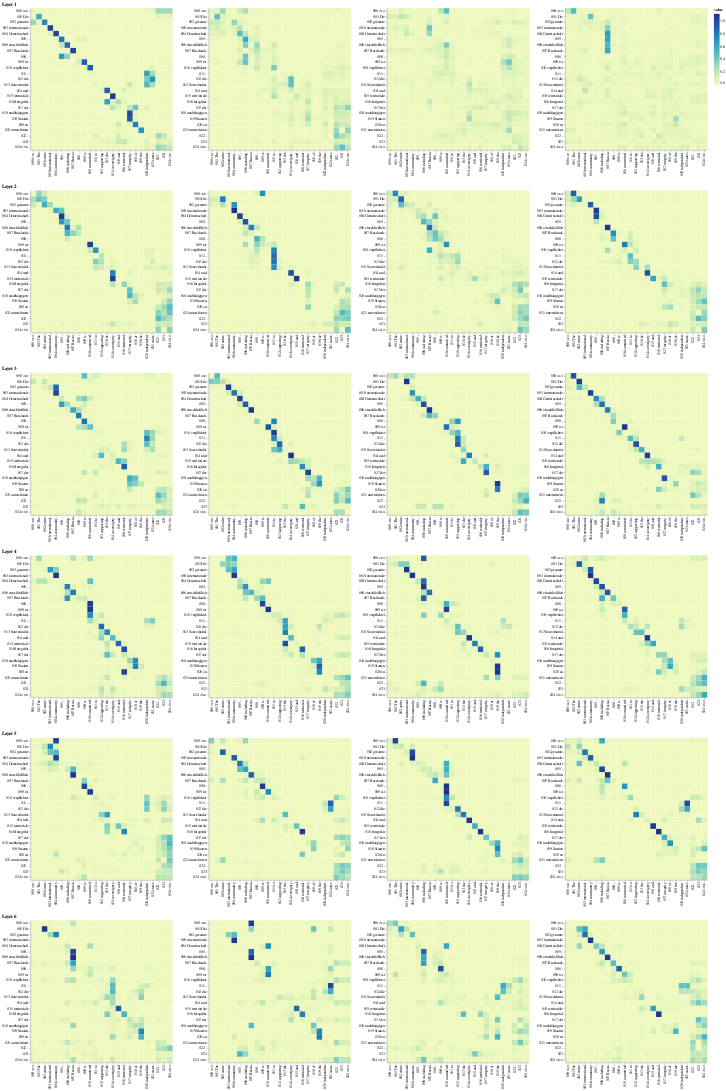

Notebook code cell kept with this figure:
### Code cell
def viz_decoder_src():
    model, example_data = run_model_example(n_examples=1)
    example = example_data[len(example_data) - 1]

    layer_viz = [
        visualize_layer(
            model,
            layer,
            get_decoder_src,
            max(len(example[1]), len(example[2])),
            example[1],
            example[2],
        )
        for layer in range(6)
    ]
    return alt.hconcat(
        layer_viz[0]
        & layer_viz[1]
        & layer_viz[2]
        & layer_viz[3]
        & layer_viz[4]
        & layer_viz[5]
    )


show_example(viz_decoder_src)

### Figure 1 — Vega-Lite specification as saved in the notebook (floating-point values rounded to 4 significant figures; data arrays with more than 128 entries replaced by an {"elided": "..."} marker saying what was removed)
{"config": {"view": {"continuousWidth": 400, "continuousHeight": 300}}, "hconcat": [{"vconcat": [{"hconcat": [{"data": {"name": "data-8e029ebe9d515f119a195b4f4f559a1b"}, "mark": "rect", "encoding": {"color": {"field": "value", "type": "quantitative"}, "tooltip": [{"field": "row", "type": "quantitative"}, {"field": "column", "type": "quantitative"}, {"field": "value", "type": "quantitative"}, {"field": "row_token", "type": "nominal"}, {"field": "col_token", "type": "nominal"}], "x": {"axis": {"title": ""}, "field": "col_token", "type": "nominal"}, "y": {"axis": {"title": ""}, "field": "row_token", "type": "nominal"}}, "height": 400, "selection": {"selector102": {"type": "interval", "bind": "scales", "encodings": ["x", "y"]}}, "width": 400}, {"data": {"name": "data-bf0dfd0484f5ce8a8e69a98e2d65135f"}, "mark": "rect", "encoding": {"color": {"field": "value", "type": "quantitative"}, "tooltip": [{"field": "row", "type": "quantitative"}, {"field": "column", "type": "quantitative"}, {"field": "value", "type": "quantitative"}, {"field": "row_token", "type": "nominal"}, {"field": "col_token", "type": "nominal"}], "x": {"axis": {"title": ""}, "field": "col_token", "type": "nominal"}, "y": {"axis": {"title": ""}, "field": "row_token", "type": "nominal"}}, "height": 400, "selection": {"selector104": {"type": "interval", "bind": "scales", "encodings": ["x", "y"]}}, "width": 400}, {"data": {"name": "data-55f35c16963467ee17b134107afb69a7"}, "mark": "rect", "encoding": {"color": {"field": "value", "type": "quantitative"}, "tooltip": [{"field": "row", "type": "quantitative"}, {"field": "column", "type": "quantitative"}, {"field": "value", "type": "quantitative"}, {"field": "row_token", "type": "nominal"}, {"field": "col_token", "type": "nominal"}], "x": {"axis": {"title": ""}, "field": "col_token", "type": "nominal"}, "y": {"axis": {"title": ""}, "field": "row_token", "type": "nominal"}}, "height": 400, "selection": {"selector106": {"type": "interval", "bind": "scales", "encodings": ["x", "y"]}}, "width": 400}, {"data": {"name": "data-555d98f7744b7d78f9ca57d6acfe5a15"}, "mark": "rect", "encoding": {"color": {"field": "value", "type": "quantitative"}, "tooltip": [{"field": "row", "type": "quantitative"}, {"field": "column", "type": "quantitative"}, {"field": "value", "type": "quantitative"}, {"field": "row_token", "type": "nominal"}, {"field": "col_token", "type": "nominal"}], "x": {"axis": {"title": ""}, "field": "col_token", "type": "nominal"}, "y": {"axis": {"title": ""}, "field": "row_token", "type": "nominal"}}, "height": 400, "selection": {"selector108": {"type": "interval", "bind": "scales", "encodings": ["x", "y"]}}, "width": 400}]}, {"vconcat": [{"hconcat": [{"data": {"name": "data-7991db5b2c06b6bc77177ce86c90d602"}, "mark": "rect", "encoding": {"color": {"field": "value", "type": "quantitative"}, "tooltip": [{"field": "row", "type": "quantitative"}, {"field": "column", "type": "quantitative"}, {"field": "value", "type": "quantitative"}, {"field": "row_token", "type": "nominal"}, {"field": "col_token", "type": "nominal"}], "x": {"axis": {"title": ""}, "field": "col_token", "type": "nominal"}, "y": {"axis": {"title": ""}, "field": "row_token", "type": "nominal"}}, "height": 400, "selection": {"selector110": {"type": "interval", "bind": "scales", "encodings": ["x", "y"]}}, "width": 400}, {"data": {"name": "data-376a2cbc7005a3986696ee737d569e5c"}, "mark": "rect", "encoding": {"color": {"field": "value", "type": "quantitative"}, "tooltip": [{"field": "row", "type": "quantitative"}, {"field": "column", "type": "quantitative"}, {"field": "value", "type": "quantitative"}, {"field": "row_token", "type": "nominal"}, {"field": "col_token", "type": "nominal"}], "x": {"axis": {"title": ""}, "field": "col_token", "type": "nominal"}, "y": {"axis": {"title": ""}, "field": "row_token", "type": "nominal"}}, "height": 400, "selection": {"selector112": {"type": "interval", "bind": "scales", "encodings": ["x", "y"]}}, "width": 400}, {"data": {"name": "data-9ff9a17e9323edaf66db167ce2d825f1"}, "mark": "rect", "encoding": {"color": {"field": "value", "type": "quantitative"}, "tooltip": [{"field": "row", "type": "quantitative"}, {"field": "column", "type": "quantitative"}, {"field": "value", "type": "quantitative"}, {"field": "row_token", "type": "nominal"}, {"field": "col_token", "type": "nominal"}], "x": {"axis": {"title": ""}, "field": "col_token", "type": "nominal"}, "y": {"axis": {"title": ""}, "field": "row_token", "type": "nominal"}}, "height": 400, "selection": {"selector114": {"type": "interval", "bind": "scales", "encodings": ["x", "y"]}}, "width": 400}, {"data": {"name": "data-3a0a95e56d371232e0a6de8b23e2fd91"}, "mark": "rect", "encoding": {"color": {"field": "value", "type": "quantitative"}, "tooltip": [{"field": "row", "type": "quantitative"}, {"field": "column", "type": "quantitative"}, {"field": "value", "type": "quantitative"}, {"field": "row_token", "type": "nominal"}, {"field": "col_token", "type": "nominal"}], "x": {"axis": {"title": ""}, "field": "col_token", "type": "nominal"}, "y": {"axis": {"title": ""}, "field": "row_token", "type": "nominal"}}, "height": 400, "selection": {"selector116": {"type": "interval", "bind": "scales", "encodings": ["x", "y"]}}, "width": 400}]}], "title": "Layer 2"}, {"vconcat": [{"hconcat": [{"data": {"name": "data-c7a6cc27899b04811e5653c3992a82b5"}, "mark": "rect", "encoding": {"color": {"field": "value", "type": "quantitative"}, "tooltip": [{"field": "row", "type": "quantitative"}, {"field": "column", "type": "quantitative"}, {"field": "value", "type": "quantitative"}, {"field": "row_token", "type": "nominal"}, {"field": "col_token", "type": "nominal"}], "x": {"axis": {"title": ""}, "field": "col_token", "type": "nominal"}, "y": {"axis": {"title": ""}, "field": "row_token", "type": "nominal"}}, "height": 400, "selection": {"selector118": {"type": "interval", "bind": "scales", "encodings": ["x", "y"]}}, "width": 400}, {"data": {"name": "data-1caa110c3d46efb98dca6d004b296a05"}, "mark": "rect", "encoding": {"color": {"field": "value", "type": "quantitative"}, "tooltip": [{"field": "row", "type": "quantitative"}, {"field": "column", "type": "quantitative"}, {"field": "value", "type": "quantitative"}, {"field": "row_token", "type": "nominal"}, {"field": "col_token", "type": "nominal"}], "x": {"axis": {"title": ""}, "field": "col_token", "type": "nominal"}, "y": {"axis": {"title": ""}, "field": "row_token", "type": "nominal"}}, "height": 400, "selection": {"selector120": {"type": "interval", "bind": "scales", "encodings": ["x", "y"]}}, "width": 400}, {"data": {"name": "data-5fa1e4131824c2c615ec1aa68d73fc50"}, "mark": "rect", "encoding": {"color": {"field": "value", "type": "quantitative"}, "tooltip": [{"field": "row", "type": "quantitative"}, {"field": "column", "type": "quantitative"}, {"field": "value", "type": "quantitative"}, {"field": "row_token", "type": "nominal"}, {"field": "col_token", "type": "nominal"}], "x": {"axis": {"title": ""}, "field": "col_token", "type": "nominal"}, "y": {"axis": {"title": ""}, "field": "row_token", "type": "nominal"}}, "height": 400, "selection": {"selector122": {"type": "interval", "bind": "scales", "encodings": ["x", "y"]}}, "width": 400}, {"data": {"name": "data-3c1c8c35f752c5e07e132301da68ca73"}, "mark": "rect", "encoding": {"color": {"field": "value", "type": "quantitative"}, "tooltip": [{"field": "row", "type": "quantitative"}, {"field": "column", "type": "quantitative"}, {"field": "value", "type": "quantitative"}, {"field": "row_token", "type": "nominal"}, {"field": "col_token", "type": "nominal"}], "x": {"axis": {"title": ""}, "field": "col_token", "type": "nominal"}, "y": {"axis": {"title": ""}, "field": "row_token", "type": "nominal"}}, "height": 400, "selection": {"selector124": {"type": "interval", "bind": "scales", "encodings": ["x", "y"]}}, "width": 400}]}], "title": "Layer 3"}, {"vconcat": [{"hconcat": [{"data": {"name": "data-d1ea01bd6a0190c6fc3ba2b2a279624a"}, "mark": "rect", "encoding": {"color": {"field": "value", "type": "quantitative"}, "tooltip": [{"field": "row", "type": "quantitative"}, {"field": "column", "type": "quantitative"}, {"field": "value", "type": "quantitative"}, {"field": "row_token", "type": "nominal"}, {"field": "col_token", "type": "nominal"}], "x": {"axis": {"title": ""}, "field": "col_token", "type": "nominal"}, "y": {"axis": {"title": ""}, "field": "row_token", "type": "nominal"}}, "height": 400, "selection": {"selector126": {"type": "interval", "bind": "scales", "encodings": ["x", "y"]}}, "width": 400}, {"data": {"name": "data-33c1ba9ebe49a54d2230e5dc768f4aa9"}, "mark": "rect", "encoding": {"color": {"field": "value", "type": "quantitative"}, "tooltip": [{"field": "row", "type": "quantitative"}, {"field": "column", "type": "quantitative"}, {"field": "value", "type": "quantitative"}, {"field": "row_token", "type": "nominal"}, {"field": "col_token", "type": "nominal"}], "x": {"axis": {"title": ""}, "field": "col_token", "type": "nominal"}, "y": {"axis": {"title": ""}, "field": "row_token", "type": "nominal"}}, "height": 400, "selection": {"selector128": {"type": "interval", "bind": "scales", "encodings": ["x", "y"]}}, "width": 400}, {"data": {"name": "data-994aad5153a22f55e286551857146edb"}, "mark": "rect", "encoding": {"color": {"field": "value", "type": "quantitative"}, "tooltip": [{"field": "row", "type": "quantitative"}, {"field": "column", "type": "quantitative"}, {"field": "value", "type": "quantitative"}, {"field": "row_token", "type": "nominal"}, {"field": "col_token", "type": "nominal"}], "x": {"axis": {"title": ""}, "field": "col_token", "type": "nominal"}, "y": {"axis": {"title": ""}, "field": "row_token", "type": "nominal"}}, "height": 400, "selection": {"selector130": {"type": "interval", "bind": "scales", "encodings": ["x", "y"]}}, "width": 400}, {"data": {"name": "data-1a49275e84734cbb3d2321e493b096a5"}, "mark": "rect", "encoding": {"color": {"field": "value", "type": "quantitative"}, "tooltip": [{"field": "row", "type": "quantitative"}, {"field": "column", "type": "quantitative"}, {"field": "value", "type": "quantitative"}, {"field": "row_token", "type": "nominal"}, {"field": "col_token", "type": "nominal"}], "x": {"axis": {"title": ""}, "field": "col_token", "type": "nominal"}, "y": {"axis": {"title": ""}, "field": "row_token", "type": "nominal"}}, "height": 400, "selection": {"selector132": {"type": "interval", "bind": "scales", "encodings": ["x", "y"]}}, "width": 400}]}], "title": "Layer 4"}, {"vconcat": [{"hconcat": [{"data": {"name": "data-55594979fd90aeb2422f6f28b8c904d4"}, "mark": "rect", "encoding": {"color": {"field": "value", "type": "quantitative"}, "tooltip": [{"field": "row", "type": "quantitative"}, {"field": "column", "type": "quantitative"}, {"field": "value", "type": "quantitative"}, {"field": "row_token", "type": "nominal"}, {"field": "col_token", "type": "nominal"}], "x": {"axis": {"title": ""}, "field": "col_token", "type": "nominal"}, "y": {"axis": {"title": ""}, "field": "row_token", "type": "nominal"}}, "height": 400, "selection": {"selector134": {"type": "interval", "bind": "scales", "encodings": ["x", "y"]}}, "width": 400}, {"data": {"name": "data-d9f4adbd79e5d914e9cbe26d26538fb1"}, "mark": "rect", "encoding": {"color": {"field": "value", "type": "quantitative"}, "tooltip": [{"field": "row", "type": "quantitative"}, {"field": "column", "type": "quantitative"}, {"field": "value", "type": "quantitative"}, {"field": "row_token", "type": "nominal"}, {"field": "col_token", "type": "nominal"}], "x": {"axis": {"title": ""}, "field": "col_token", "type": "nominal"}, "y": {"axis": {"title": ""}, "field": "row_token", "type": "nominal"}}, "height": 400, "selection": {"selector136": {"type": "interval", "bind": "scales", "encodings": ["x", "y"]}}, "width": 400}, {"data": {"name": "data-783f14d17ded1cb9d731b1b511950e30"}, "mark": "rect", "encoding": {"color": {"field": "value", "type": "quantitative"}, "tooltip": [{"field": "row", "type": "quantitative"}, {"field": "column", "type": "quantitative"}, {"field": "value", "type": "quantitative"}, {"field": "row_token", "type": "nominal"}, {"field": "col_token", "type": "nominal"}], "x": {"axis": {"title": ""}, "field": "col_token", "type": "nominal"}, "y": {"axis": {"title": ""}, "field": "row_token", "type": "nominal"}}, "height": 400, "selection": {"selector138": {"type": "interval", "bind": "scales", "encodings": ["x", "y"]}}, "width": 400}, {"data": {"name": "data-3f98a7962ff22e66d96b5c238ca2026b"}, "mark": "rect", "encoding": {"color": {"field": "value", "type": "quantitative"}, "tooltip": [{"field": "row", "type": "quantitative"}, {"field": "column", "type": "quantitative"}, {"field": "value", "type": "quantitative"}, {"field": "row_token", "type": "nominal"}, {"field": "col_token", "type": "nominal"}], "x": {"axis": {"title": ""}, "field": "col_token", "type": "nominal"}, "y": {"axis": {"title": ""}, "field": "row_token", "type": "nominal"}}, "height": 400, "selection": {"selector140": {"type": "interval", "bind": "scales", "encodings": ["x", "y"]}}, "width": 400}]}], "title": "Layer 5"}, {"vconcat": [{"hconcat": [{"data": {"name": "data-31921d1679bd74e0aac1fd44215ceadd"}, "mark": "rect", "encoding": {"color": {"field": "value", "type": "quantitative"}, "tooltip": [{"field": "row", "type": "quantitative"}, {"field": "column", "type": "quantitative"}, {"field": "value", "type": "quantitative"}, {"field": "row_token", "type": "nominal"}, {"field": "col_token", "type": "nominal"}], "x": {"axis": {"title": ""}, "field": "col_token", "type": "nominal"}, "y": {"axis": {"title": ""}, "field": "row_token", "type": "nominal"}}, "height": 400, "selection": {"selector142": {"type": "interval", "bind": "scales", "encodings": ["x", "y"]}}, "width": 400}, {"data": {"name": "data-e75e50e1854e85c556b229e7994aa5cc"}, "mark": "rect", "encoding": {"color": {"field": "value", "type": "quantitative"}, "tooltip": [{"field": "row", "type": "quantitative"}, {"field": "column", "type": "quantitative"}, {"field": "value", "type": "quantitative"}, {"field": "row_token", "type": "nominal"}, {"field": "col_token", "type": "nominal"}], "x": {"axis": {"title": ""}, "field": "col_token", "type": "nominal"}, "y": {"axis": {"title": ""}, "field": "row_token", "type": "nominal"}}, "height": 400, "selection": {"selector144": {"type": "interval", "bind": "scales", "encodings": ["x", "y"]}}, "width": 400}, {"data": {"name": "data-16a05325aaf5c14dc571b08f94cd683a"}, "mark": "rect", "encoding": {"color": {"field": "value", "type": "quantitative"}, "tooltip": [{"field": "row", "type": "quantitative"}, {"field": "column", "type": "quantitative"}, {"field": "value", "type": "quantitative"}, {"field": "row_token", "type": "nominal"}, {"field": "col_token", "type": "nominal"}], "x": {"axis": {"title": ""}, "field": "col_token", "type": "nominal"}, "y": {"axis": {"title": ""}, "field": "row_token", "type": "nominal"}}, "height": 400, "selection": {"selector146": {"type": "interval", "bind": "scales", "encodings": ["x", "y"]}}, "width": 400}, {"data": {"name": "data-861e40c75a5accf751987e6610085cce"}, "mark": "rect", "encoding": {"color": {"field": "value", "type": "quantitative"}, "tooltip": [{"field": "row", "type": "quantitative"}, {"field": "column", "type": "quantitative"}, {"field": "value", "type": "quantitative"}, {"field": "row_token", "type": "nominal"}, {"field": "col_token", "type": "nominal"}], "x": {"axis": {"title": ""}, "field": "col_token", "type": "nominal"}, "y": {"axis": {"title": ""}, "field": "row_token", "type": "nominal"}}, "height": 400, "selection": {"selector148": {"type": "interval", "bind": "scales", "encodings": ["x", "y"]}}, "width": 400}]}], "title": "Layer 6"}], "title": "Layer 1"}], "$schema": "https://vega.github.io/schema/vega-lite/v4.17.0.json", "datasets": {"data-8e029ebe9d515f119a195b4f4f559a1b": {"elided": "625 records"}, "data-bf0dfd0484f5ce8a8e69a98e2d65135f": {"elided": "625 records"}, "data-55f35c16963467ee17b134107afb69a7": {"elided": "625 records"}, "data-555d98f7744b7d78f9ca57d6acfe5a15": {"elided": "625 records"}, "data-7991db5b2c06b6bc77177ce86c90d602": {"elided": "625 records"}, "data-376a2cbc7005a3986696ee737d569e5c": {"elided": "625 records"}, "data-9ff9a17e9323edaf66db167ce2d825f1": {"elided": "625 records"}, "data-3a0a95e56d371232e0a6de8b23e2fd91": {"elided": "625 records"}, "data-c7a6cc27899b04811e5653c3992a82b5": {"elided": "625 records"}, "data-1caa110c3d46efb98dca6d004b296a05": {"elided": "625 records"}, "data-5fa1e4131824c2c615ec1aa68d73fc50": {"elided": "625 records"}, "data-3c1c8c35f752c5e07e132301da68ca73": {"elided": "625 records"}, "data-d1ea01bd6a0190c6fc3ba2b2a279624a": {"elided": "625 records"}, "data-33c1ba9ebe49a54d2230e5dc768f4aa9": {"elided": "625 records"}, "data-994aad5153a22f55e286551857146edb": {"elided": "625 records"}, "data-1a49275e84734cbb3d2321e493b096a5": {"elided": "625 records"}, "data-55594979fd90aeb2422f6f28b8c904d4": {"elided": "625 records"}, "data-d9f4adbd79e5d914e9cbe26d26538fb1": {"elided": "625 records"}, "data-783f14d17ded1cb9d731b1b511950e30": {"elided": "625 records"}, "data-3f98a7962ff22e66d96b5c238ca2026b": {"elided": "625 records"}, "data-31921d1679bd74e0aac1fd44215ceadd": {"elided": "625 records"}, "data-e75e50e1854e85c556b229e7994aa5cc": {"elided": "625 records"}, "data-16a05325aaf5c14dc571b08f94cd683a": {"elided": "625 records"}, "data-861e40c75a5accf751987e6610085cce": {"elided": "625 records"}}}
